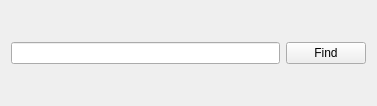
<?xml version="1.0" encoding="UTF-8"?>
<ui version="4.0">
 <class>M_Search</class>
 <widget class="QWidget" name="M_Search">
  <property name="geometry">
   <rect>
    <x>0</x>
    <y>0</y>
    <width>377</width>
    <height>106</height>
   </rect>
  </property>
  <property name="windowTitle">
   <string>M_Search</string>
  </property>
  <layout class="QHBoxLayout" name="horizontalLayout_2">
   <item>
    <layout class="QHBoxLayout" name="horizontalLayout">
     <item>
      <widget class="QLineEdit" name="lineEdit"/>
     </item>
     <item>
      <widget class="QPushButton" name="pushButton">
       <property name="text">
        <string>Find</string>
       </property>
      </widget>
     </item>
    </layout>
   </item>
  </layout>
 </widget>
 <layoutdefault spacing="6" margin="11"/>
 <resources/>
 <connections/>
</ui>
